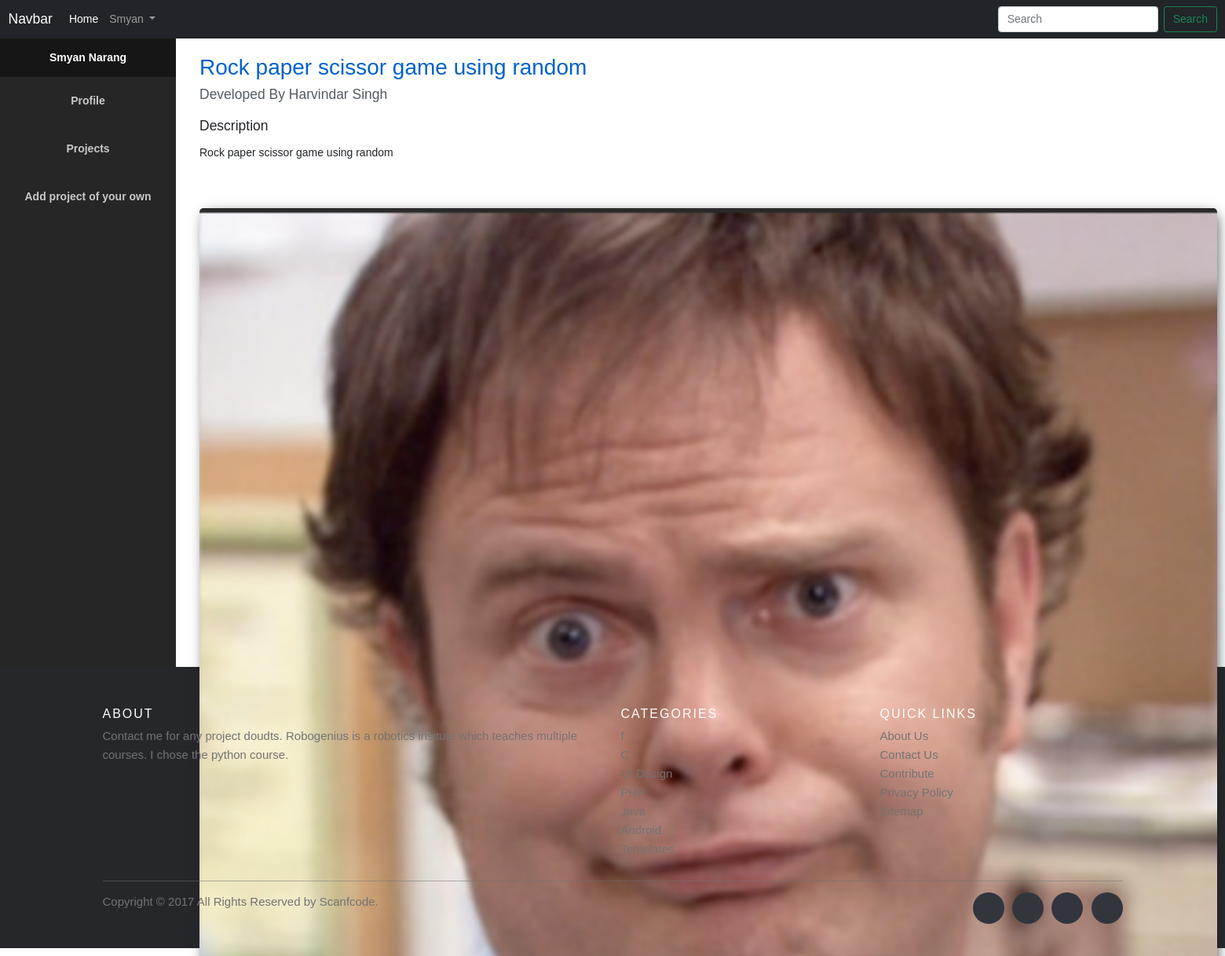
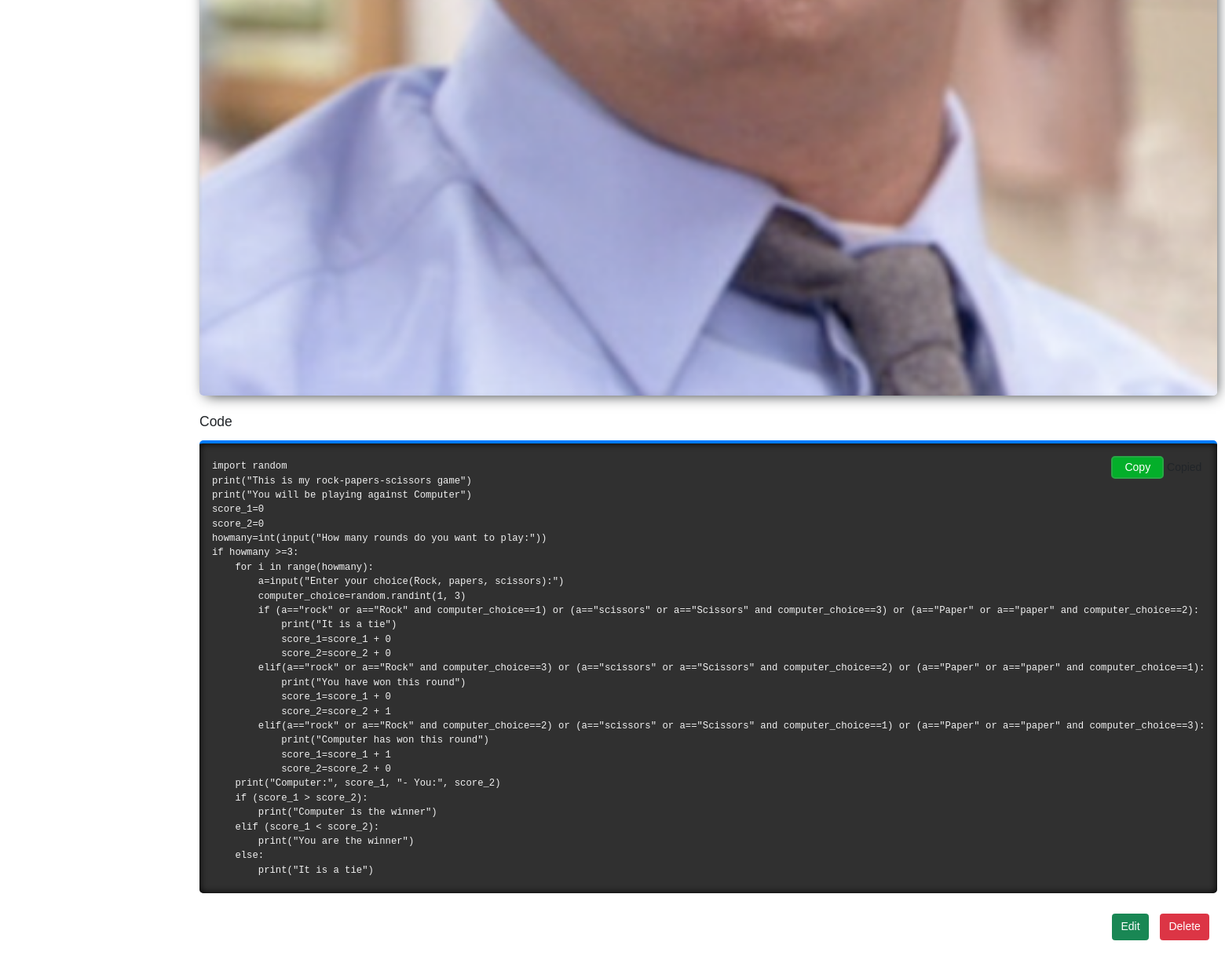
Page /ViewProject/14/ (signed in) on the committed database (2 pictures, top to bottom).
### phapp/models.py (models this page shows)
class Project(models.Model):
    email = models.EmailField(max_length=254)
    image = models.ImageField(upload_to='pics')
    name = models.CharField(max_length=50)
    developer_name = models.CharField(max_length=50)
    description = models.TextField()
    code = models.TextField()

### phapp/views.py (the view)
# urls.py: path('ViewProject/<int:pk>/', views.viewproject, name='ViewProject'),
def viewproject(request, pk):
    project = Project.objects.filter(id=pk)[0]
    return render(request, 'ViewProject.html', {'project': project})

### templates/ViewProject.html (shortened to what this page needs)
{% extends 'dashboard.html' %}
{% block content %}
<div class="das-view-projet-containner">
    	<div class="das-view-inner-containner">
	    	<div class="author-info">
	    		<h2>{{project.name}}</h2>
	    		<h5>Developed By {{project.developer_name}}</h5>
	    	</div>
	    	<div class="description">
	    		<h5>Description</h5>
	    		<p>{{project.description}}</p>
	    	</div>
			<img src="{{project.image.url}}">
	    	<div class="code-section">
	    		<h5>Code</h5>
	    		<div class="copybutton">
		    		<div class="popup" onclick="showmessage()">
		    		  <button onclick="copyTextToClipboard()">Copy</button>
					  <span class="popuptext" id="popMessage">Copied</span>
					</div>
	    		</div>
	    		<pre id="projectCode">{{project.code}}</pre>
	    	</div>
			<div class="viewProjectButtons">
	    		<a href="{% url 'EditProject' project.id  %}"><button type="button" class="btn btn-success">Edit</button></a>
				<a href="{% url 'DeleteProject' project.id  %}"><button type="button" class="btn btn-danger">Delete</button></a>
	    	</div>
    	</div>
    </div>
{% endblock %}

### templates/dashboard.html
{% extends 'index.html' %}
{% block css %}
<div class="app-body">
    <aside class="app-sidebar">
      <div class="app-logo sticky-top">{{user.first_name}} {{user.last_name}}</div>
      <div class="app-sidenav">
        <ul class="nav flex-column">
          <li class="nav-item">
            <a class="nav-link" href="/dashboard/">Profile</a>
          </li>
          <li class="nav-item">
            <a class="nav-link" href="/projects/">Projects</a>
              <a class="nav-link" href="/AddProject/">Add project of your own</a>
          </li>
          </ul>
      </div>
    </aside>
    <div>
        {% block content %}
        {% endblock %}
    </div>
  </div>
{% endblock %}

### templates/index.html (shortened to what this page needs)
{% load static %}
<!doctype html>
<html lang="en">
  <head>
    <link href="https://cdn.jsdelivr.net/npm/bootstrap@5.1.1/dist/css/bootstrap.min.css" rel="stylesheet">
    <link href="{%static 'style.css' %}" rel="stylesheet" type="text/css">
  </head>
  <body>
    <nav class="navbar navbar-expand-lg navbar-dark bg-dark">
      <div class="container-fluid">
        <a class="navbar-brand" href="#">Navbar</a>
        <div class="collapse navbar-collapse" id="navbarSupportedContent">
          <ul class="navbar-nav me-auto mb-2 mb-lg-0">
            <li class="nav-item">
              <a class="nav-link active" aria-current="page" href="/">Home</a>
            </li>
            {% if user.is_authenticated %}
            <li class="nav-item dropdown">
              <a class="nav-link dropdown-toggle" href="#" id="navbarDropdown" role="button" data-bs-toggle="dropdown" aria-expanded="false">
                {{user.first_name}}
              </a>
            </li>
            {% endif %}
          </ul>
          <form class="d-flex">
            <input class="form-control me-2" type="search" placeholder="Search" aria-label="Search">
            <button class="btn btn-outline-success" type="submit">Search</button>
          </form>
        </div>
      </div>
    </nav>
    <div class="content-container">
      {% block css %}
      {% endblock %}
    </div>
    <footer class="site-footer">
      <div class="container">
        <div class="row">
          <div class="col-sm-12 col-md-6">
            <h6>About</h6>
             <p class="text-justify">Contact me for any project doudts. Robogenius is a robotics insitute which teaches multiple courses. I chose the python course.
          </div>
          <div class="col-xs-6 col-md-3">
            <h6>Categories</h6>f
            <ul class="footer-links">
              <li><a href="http://scanfcode.com/category/c-language/">C</a></li>
              <li><a href="http://scanfcode.com/category/front-end-development/">UI Design</a></li>
              <li><a href="http://scanfcode.com/category/back-end-development/">PHP</a></li>
              <li><a href="http://scanfcode.com/category/java-programming-language/">Java</a></li>
              <li><a href="http://scanfcode.com/category/android/">Android</a></li>
              <li><a href="http://scanfcode.com/category/templates/">Templates</a></li>
            </ul>
          </div>
          <div class="col-xs-6 col-md-3">
            <h6>Quick Links</h6>
            <ul class="footer-links">
              <li><a href="http://scanfcode.com/about/">About Us</a></li>
              <li><a href="http://scanfcode.com/contact/">Contact Us</a></li>
              <li><a href="http://scanfcode.com/contribute-at-scanfcode/">Contribute</a></li>
              <li><a href="http://scanfcode.com/privacy-policy/">Privacy Policy</a></li>
              <li><a href="http://scanfcode.com/sitemap/">Sitemap</a></li>
            </ul>
          </div>
        </div>
        <hr>
      </div>
      <div class="container">
        <div class="row">
          <div class="col-md-8 col-sm-6 col-xs-12">
            <p class="copyright-text">Copyright &copy; 2017 All Rights Reserved by
         <a href="#">Scanfcode</a>.
            </p>
          </div>
          <div class="col-md-4 col-sm-6 col-xs-12">
            <ul class="social-icons">
              <li><a class="facebook" href="#"></a></li>
              <li><a class="twitter" href="#"></a></li>
              <li><a class="dribbble" href="#"></a></li>
              <li><a class="linkedin" href="#"></a></li>
            </ul>
          </div>
        </div>
      </div>
    </footer>
  </body>
</html>

### static/style.css (style rules this page uses)
.site-footer { background-color:#26272b; padding:45px 0 20px; font-size:15px; line-height:24px; color:#737373; }
.site-footer hr { border-top-color:#bbb; opacity:0.5 }
.site-footer h6 { color:#fff; font-size:16px; text-transform:uppercase; margin-top:5px; letter-spacing:2px }
.site-footer a { color:#737373; }
.footer-links { padding-left:0; list-style:none }
.footer-links li { display:block }
.footer-links a { color:#737373 }
.site-footer .social-icons { text-align:right }
.site-footer .social-icons a { width:40px; height:40px; line-height:40px; margin-left:6px; margin-right:0; border-radius:100%; background-color:#33353d }
.copyright-text { margin:0 }
.social-icons { padding-left:0; margin-bottom:0; list-style:none }
.social-icons li { display:inline-block; margin-bottom:4px }
.social-icons a { background-color:#eceeef; color:#818a91; font-size:16px; display:inline-block; line-height:44px; width:44px; height:44px; text-align:center; margin-right:8px; border-radius:100%; -webkit-transition:all .2s linear; -o-transition:all .2s linear; transition:all .2s linear }
.content-container { min-height: 400px; }
*,:after,:before { box-sizing:border-box }
a { color:inherit;text-decoration:none }
:root { --color-dark1: #161616; --color-dark2: #262626; --color-dark3: #393939; --color-white: rgba(255,255,255); --color-white1: rgba(255,255,255,.75); }
html, body { margin: 0; padding: 0; box-sizing: border-box; font-family: 'IBM Plex Sans', Arial, sans-serif; font-size: 14px; }
a { text-decoration: none; }
.app-body { display: grid; height: 100vh; grid-template-areas: "app-sidebar-area app-header-area" "app-sidebar-area app-main-area"; grid-template-columns: 16rem 1fr; grid-template-rows: 3.5rem 1fr; }
.app-sidebar { display: grid; grid-area: app-sidebar-area; grid-template-areas: "app-logo-area" "app-sidenav-area"; grid-template-rows: 3.5rem 1fr; font-weight: bold; background-color: var(--color-dark2); color: var(--color-white1); padding-bottom: 3rem; }
.app-logo { display: grid; grid-area: app-logo-area; color: var(--color-white); background-color: var(--color-dark1); text-align: center; align-content: center; padding: 0 1rem; }
.app-sidenav { display: grid; grid-area: app-sidenav-area; grid-template-areas: "."; }
.app-header .nav-link, .app-header .dropdown-item, .app-sidebar .nav-link { color: var(--color-white1); text-align: center; padding: 20px; }
.app-sidebar { position: -webkit-sticky; position: sticky; top: 0; z-index: 1020; }
.app-main, .app-sidenav { overflow: auto; }
.app-main, .app-sidenav { overflow-y: auto; }
.das-view-projet-containner { width: 100%; height: 100%; background-color: #fff; }
.das-view-inner-containner { padding: 20px; padding-left: 30px; }
.das-view-inner-containner img { margin-bottom: 23px; margin-top: 15px; border-radius: 5px; width: 100%; box-shadow: 3px 4px 17px -5px #1d2124; }
.das-view-projet-containner .author-info h2 { color: #0062cc; }
.das-view-projet-containner .author-info h5 { color: #545b62; }
.das-view-projet-containner .code-section pre { background: #303030; width: 100%; color: #f1f1f1; padding: 20px 16px; border-radius: 5px; border-top: 4px solid #007bff; -moz-box-shadow: inset 0 0 10px #000; box-shadow: inset 0 0 10px #000; }
.das-view-projet-containner .code-section button { background-color: #03af2a; color: white; border-radius: 5px; font-size: 14px; border: 2px solid #28a745; padding: 2px 15px; }
.copybutton { float: right; padding: 20px; margin-bottom: -70px; margin-top: 0px; }
.das-view-projet-containner .description { margin-top: 19px; margin-bottom: 45px; }
.das-view-projet-containner h5 { margin-bottom: 13px; }
.viewProjectButtons { float: right; padding: 12px 0px 20px 0px; }
.viewProjectButtons button { margin-right: 10px; }

### rows in the picture
Project: name "Rock paper scissor game using random", developer_name "Harvindar Singh", description "Rock paper scissor game using random", image (picture), code "import random print(\"This is my rock-papers-scissors game\") print(\"You will be playing against Computer\") score_1=0 score_2=0 howmany=int(input(\"How many rounds do you want to play:\")) if howmany >=3: for i in range(howmany): a=input(\"Enter your choice(Rock, papers, scissors):\") computer_choice=random.randint(1, 3) if (a==\"rock\" or a==\"Rock\" and computer_choice==1) or (a==\"scissors\" or a==\"Scissors\" and computer_choice==3) or (a==\"Paper\" or a==\"paper\" and computer_choice==2): print(\"It is a tie\") score_1=score_1 + 0 score_2=score_2 + 0 elif(a==\"rock\" or a==\"Rock\" and computer_choice==3) or (a==\"scissors\" or a==\"Scissors\" and computer_choice==2) or (a==\"Paper\" or a==\"paper\" and…"

### other values in the picture
{{ user.first_name }} "Smyan"
{{ user.last_name }} "Narang"
